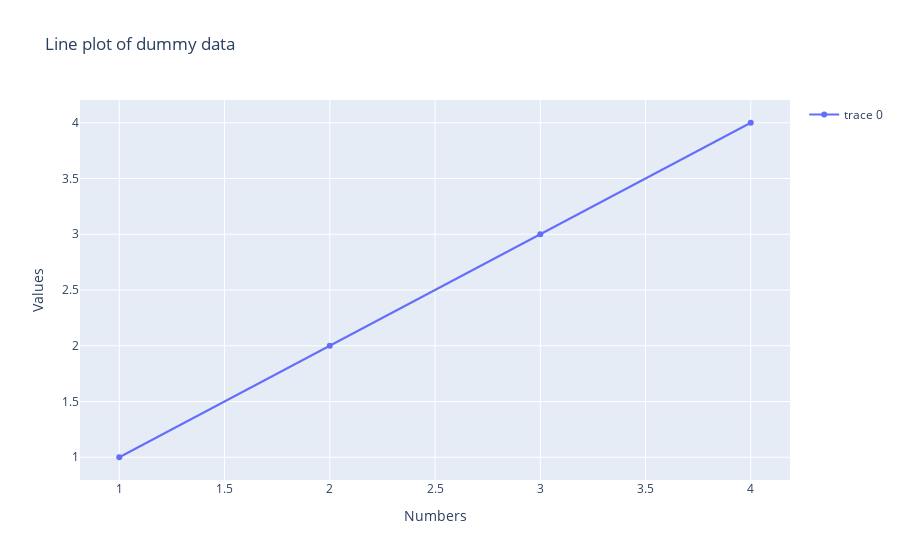

The cell this chart's notebook holds for it:
### Code cell
fig.update_layout(
    title = "Line plot of dummy data",
    xaxis_title = "Numbers",
    yaxis_title = "Values",
    showlegend = True
)

### Figure 1 — Plotly figure (JSON) as saved in the notebook; plotly's stock layout.template omitted (floating-point values rounded to 4 significant figures)
{"data": [{"type": "scatter", "x": [1, 2, 3, 4], "y": [1, 2, 3, 4]}], "layout": {"showlegend": true, "title": {"text": "Line plot of dummy data"}, "xaxis": {"title": {"text": "Numbers"}}, "yaxis": {"title": {"text": "Values"}}}}
